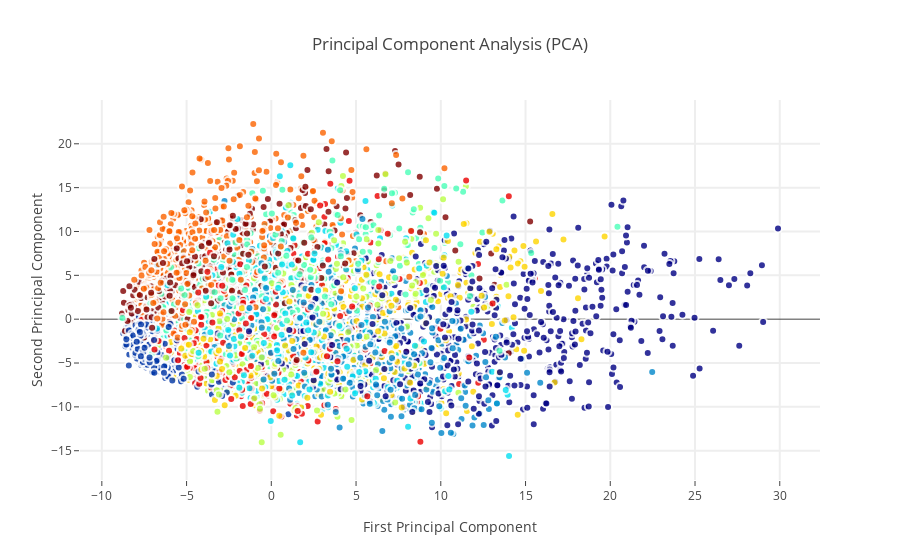

Notebook cell for this chart:
### Markdown cell above
### Perform Principal Component Axis (PCA) on the dataset

### Code cell
import plotly.graph_objs as go
from sklearn.decomposition import PCA
from sklearn.preprocessing import StandardScaler

import plotly.offline as py
py.init_notebook_mode(connected=True)

# Taking only the first N rows to speed things up
x_reduced = train_x[:6000].values
y_reduced = train_y[:6000]

# Standardising the values
x_std = StandardScaler().fit_transform(x_reduced)

# Call the PCA method with 5 components. 
pca = PCA(n_components=5)
pca.fit(x_std)
x_5d = pca.transform(x_std)

trace0 = go.Scatter(
    x = x_5d[:,0],
    y = x_5d[:,1],
    name = y_reduced,
    hoveron = y_reduced,
    mode = 'markers',
    text = y_reduced,
    showlegend = False,
    marker = dict(
        size = 8,
        color = y_reduced,
        colorscale ='Jet',
        showscale = False,
        line = dict(
            width = 2,
            color = 'rgb(255, 255, 255)'
        ),
        opacity = 0.8
    )
)

data = [trace0]

layout = go.Layout(
    title= 'Principal Component Analysis (PCA)',
    hovermode= 'closest',
    xaxis= dict(
         title= 'First Principal Component',
        ticklen= 5,
        zeroline= False,
        gridwidth= 2,
    ),
    yaxis=dict(
        title= 'Second Principal Component',
        ticklen= 5,
        gridwidth= 2,
    ),
    showlegend= True
)


fig = dict(data=data, layout=layout)
py.iplot(fig, filename='styled-scatter')

### Figure 1 — Plotly figure (JSON) as saved in the notebook; plotly's stock layout.template omitted (floating-point values rounded to 4 significant figures; data arrays with more than 128 entries replaced by an {"elided": "..."} marker saying what was removed)
{"data": [{"hoveron": {"elided": "6000 int values"}, "marker": {"color": {"elided": "6000 int values"}, "colorscale": "Jet", "line": {"color": "rgb(255, 255, 255)", "width": 2}, "opacity": 0.8, "showscale": false, "size": 8}, "mode": "markers", "name": {"elided": "6000 int values"}, "showlegend": false, "text": {"elided": "6000 int values"}, "type": "scatter", "x": {"elided": "6000 float values"}, "y": {"elided": "6000 float values"}}], "layout": {"hovermode": "closest", "showlegend": true, "title": "Principal Component Analysis (PCA)", "xaxis": {"gridwidth": 2, "ticklen": 5, "title": "First Principal Component", "zeroline": false}, "yaxis": {"gridwidth": 2, "ticklen": 5, "title": "Second Principal Component"}}}
